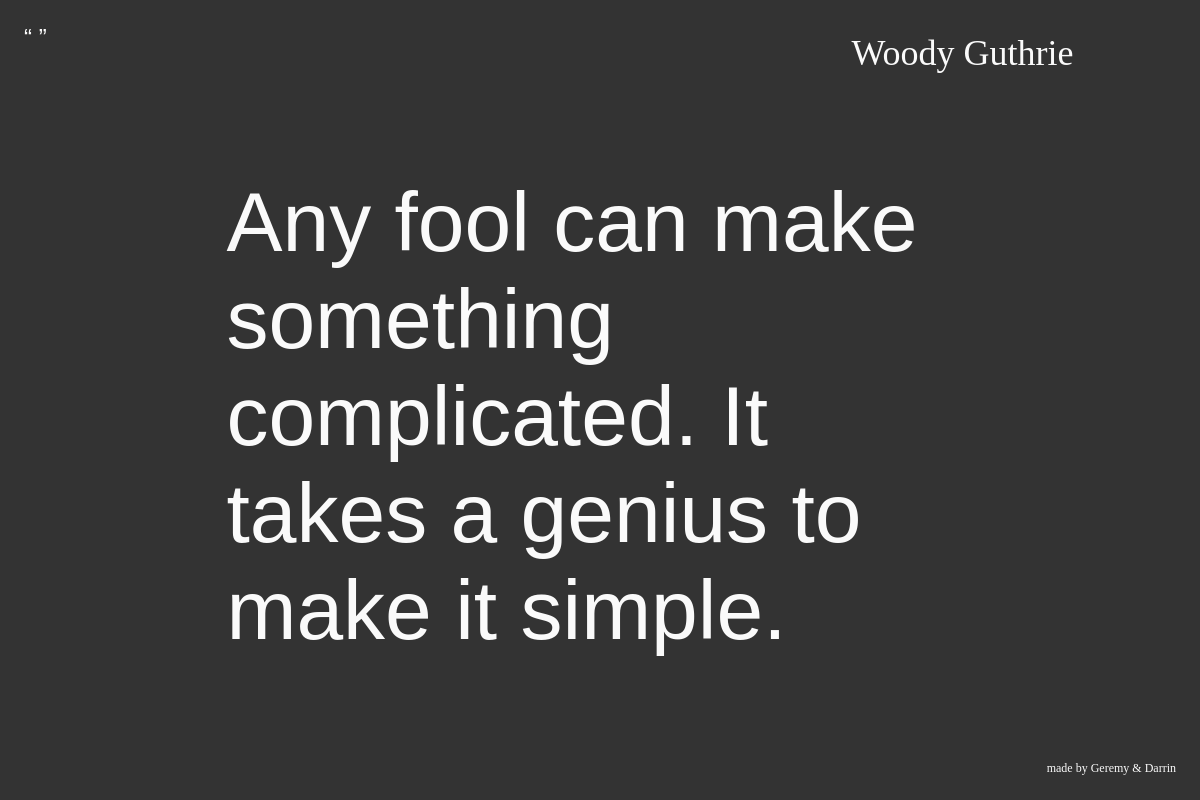
Screenshot of /person/1/ with the database file from the repository.
### people/models.py (models this page shows, shortened)
class Person(models.Model):
    person_name = models.CharField(max_length=200)
    slug = models.SlugField()
    wiki = models.URLField('Authors Wikipedia Page')
    pub_date = models.DateTimeField('date published',default=datetime.datetime.now())
    updated_date = models.DateTimeField(default=datetime.datetime.now())
    def __str__(self):              # __unicode__ on Python 2
        return self.person_name

class Quote(models.Model):
    person = models.ForeignKey(Person)
    slug = models.SlugField()
    quote_text = models.TextField()
    source = models.TextField()
    topics = models.CharField(max_length=200)
    date = models.CharField(max_length=5)
    pub_date = models.DateTimeField('date published', default=datetime.datetime.now())
    updated_date = models.DateTimeField(default=datetime.datetime.now())

### people/views.py (the view)
# urls.py: url(r'^(?P<person_id>\d+)/$', views.person_detail, name='person_detail'),
def person_detail(request, person_id):
    person = get_object_or_404(Person, pk=person_id)
    quotes = get_list_or_404(Quote, person=person)
    return render(request, 'people/detail.html', {
        'person': person,
        'quotes': quotes,
        })

### people/templates/people/detail.html
{% extends "base.html" %}
{% block content %}
    <h2 class="person"><a target="_blank" title="Learn More on {{ person }}'s Wikipedia Page" href="{{ person.wiki }}">{{ person }}</a></h2>
    {% if quotes %}
        <ul>
        {% for quote in quotes %}
            <li class="quote"><a  href="{% url 'quote_detail' quote.person.id quote.id %}">{{ quote.quote_text }}</a></li>
        {% endfor %}
        </ul>
    {% else %}
        <p>No quotes are available.</p>
    {% endif %}
{% endblock content %}

### people/templates/base.html (style rules this page uses)
html { color: #fafafa; background-color: #333; text-align: center; font-size: 24px; padding-top: 24px; font-family:"Futura", serif; }
a { color: #fafafa; text-decoration: none; }
.quote { font-family: Cooper Black, Arial Black, Sans-Serif; font-size: 84px; font-weight: 100; padding: 100px 100px 50px 100px; max-width: 80%; margin: auto; text-align: left; }
.person { font-weight: 100; text-align: right; max-width: 80%; margin: auto; }
li { list-style: none; padding: 100px; width: 100%; box-sizing: border-box; font-size: 48px; font-family: Cooper Black, Arial Black, Sans-Serif; }
ul { margin: 0; padding: 0; }

### rows the page displays
Person: person_name "Woody Guthrie"
Quote: quote_text "Any fool can make something complicated. It takes a genius to make it simple."
